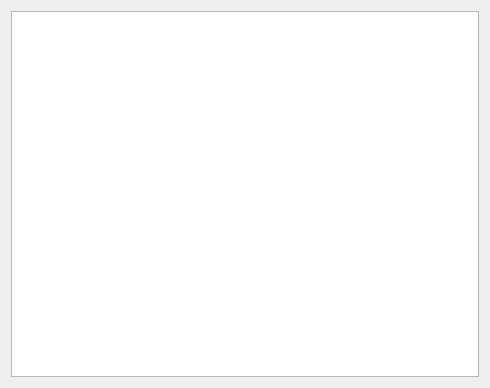
<?xml version="1.0" encoding="UTF-8"?>
<ui version="4.0">
 <class>Dialog</class>
 <widget class="QDialog" name="Dialog">
  <property name="geometry">
   <rect>
    <x>0</x>
    <y>0</y>
    <width>490</width>
    <height>388</height>
   </rect>
  </property>
  <property name="windowTitle">
   <string>Dialog</string>
  </property>
  <layout class="QHBoxLayout" name="horizontalLayout">
   <item>
    <widget class="QTableView" name="tableView"/>
   </item>
  </layout>
 </widget>
 <resources/>
 <connections/>
</ui>
